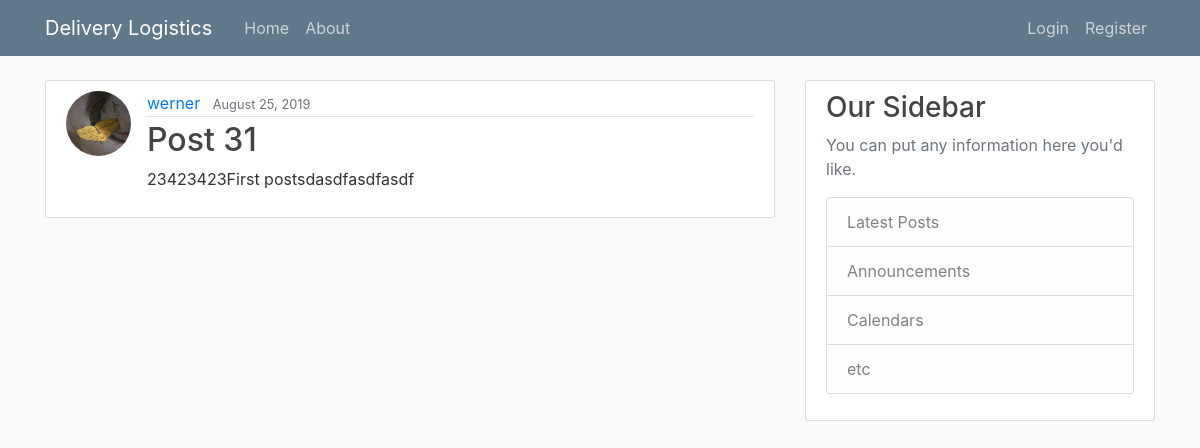
The app's page /post/2/, older data.
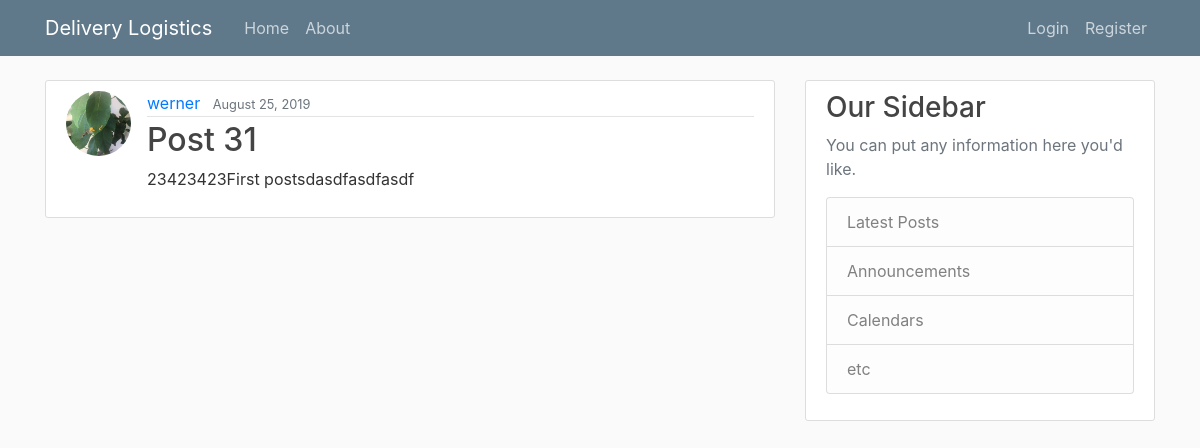
The same page, newer data.
### DeliveryLogistics/models.py (models this page shows, shortened)
class Post(models.Model):
    title = models.CharField(max_length=100)
    content = models.TextField()
    date_posted = models.DateTimeField(default=timezone.now)
    author = models.ForeignKey(User, on_delete=models.CASCADE)

### users/models.py (models this page shows, shortened)
class Profile(models.Model):
    user = models.OneToOneField(User, on_delete=models.CASCADE)
    image = models.ImageField(default='default.png', upload_to="profile_pics")

### DeliveryLogistics/views.py (the view)
# urls.py: path('post/<int:pk>/', PostDetailView.as_view(), name='post-detail'),
class PostDetailView(DetailView):
    model = Post

### DeliveryLogistics/templates/DeliveryLogistics/post_detail.html (shortened to what this page needs)
{% extends "DeliveryLogistics/base.html" %}
{% block content %}
    <article class="media content-section">
        <img class="rounded-circle article-img" src="{{ object.author.profile.image.url }}">
        <div class="media-body">
            <div class="article-metadata">
                <a class="mr-2" href="#">{{ object.author }}</a>
                <small class="text-muted">{{ object.date_posted|date:"F d, Y" }}</small>
            </div>
            <h2 class="article-title" href="#">{{ object.title }}</h2>
            <p class="article-content">{{ object.content }}</p>
        </div>
    </article>
{% endblock content %}

Row changes from the older to the newer data that the page shows:
changed through a linked row, Post "Post 31": author.profile.image: a different picture
